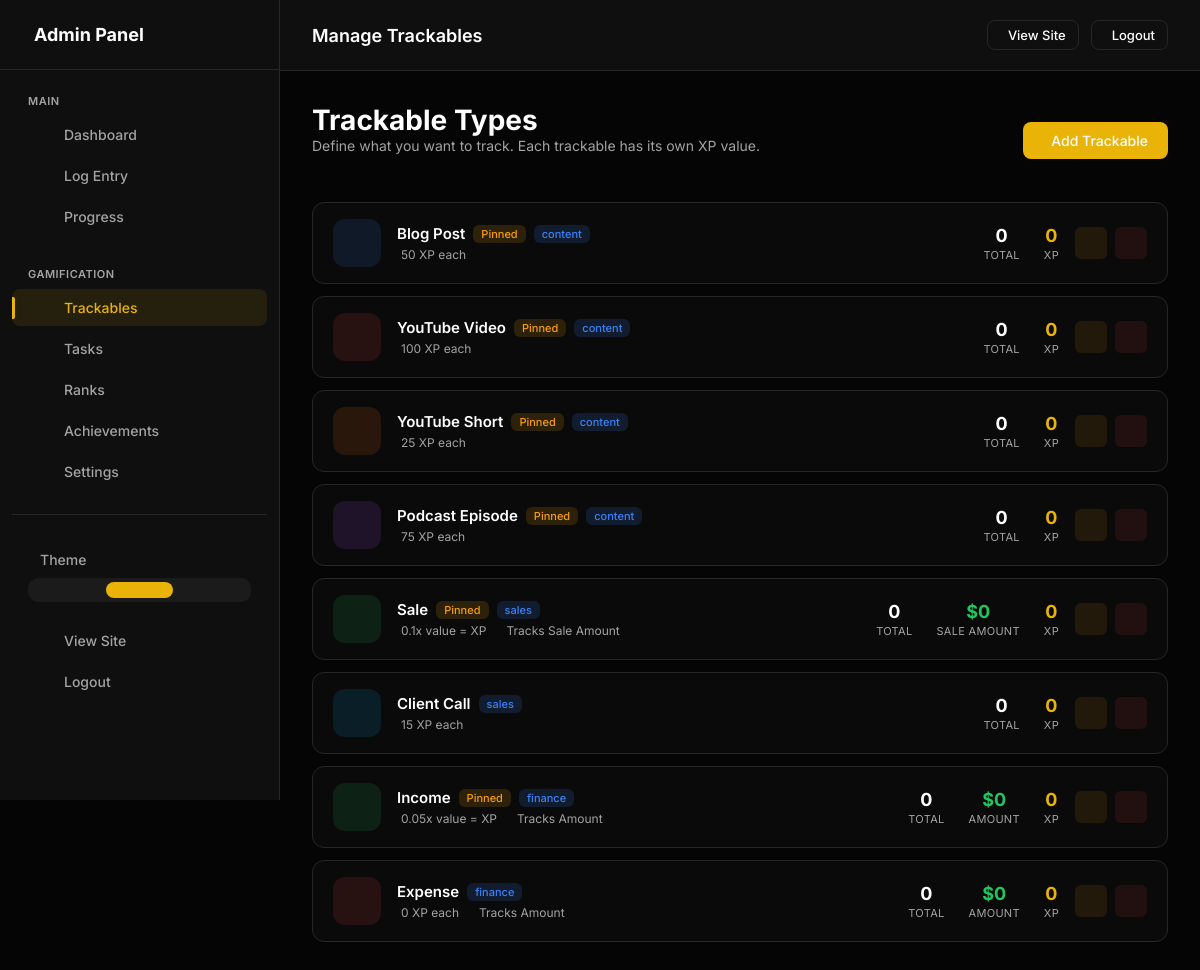
The app's page /admin/trackables (signed in) with its own data.
### models.py (models this page shows, shortened)
class UserSettings(db.Model):
    __tablename__ = 'user_settings'
    id = db.Column(db.Integer, primary_key=True)
    user_id = db.Column(db.Integer, db.ForeignKey('users.id'), nullable=False, unique=True, index=True)
    accent_color = db.Column(db.String(20), default='#e90e0e')
    points_name = db.Column(db.String(20), default='XP')  # "XP", "Points", "Coins", etc.
    points_icon = db.Column(db.String(50), default='ph-lightning')
    daily_xp_goal = db.Column(db.Integer, default=50)
    perfect_day_bonus = db.Column(db.Integer, default=50)
    perfect_week_bonus = db.Column(db.Integer, default=500)
    streak_bonus_per_day = db.Column(db.Integer, default=5)  # Extra XP per streak day
    show_xp_animations = db.Column(db.Boolean, default=True)
    dark_mode = db.Column(db.Boolean, default=True)
    compact_view = db.Column(db.Boolean, default=False)
    show_dashboard_header = db.Column(db.Boolean, default=True)
    enable_youtube_sync = db.Column(db.Boolean, default=False)
    created_at = db.Column(db.DateTime, default=datetime.utcnow)
    updated_at = db.Column(db.DateTime, default=datetime.utcnow, onupdate=datetime.utcnow)

class TrackableType(db.Model):
    __tablename__ = 'trackable_types'
    id = db.Column(db.Integer, primary_key=True)
    user_id = db.Column(db.Integer, db.ForeignKey('users.id'), nullable=False, index=True)
    name = db.Column(db.String(100), nullable=False)  # "Blog Post", "YouTube Short", "Sale", etc.
    slug = db.Column(db.String(100), nullable=False)  # "blog_post", "youtube_short", "sale"
    description = db.Column(db.String(500))
    category = db.Column(db.String(50), default='content')  # 'content', 'task', 'metric', 'sales', 'finance'
    xp_per_unit = db.Column(db.Integer, default=10)  # Base XP earned per item
    xp_mode = db.Column(db.String(20), default='fixed')  # 'fixed', 'value_based', 'tiered'
    xp_multiplier = db.Column(db.Float, default=1.0)
    tiers_config = db.Column(db.Text)  # JSON: [{"name": "Bronze", "min": 0, "xp": 10}, {"name": "Silver", "min": 100, "xp": 50}]
    track_value = db.Column(db.Boolean, default=False)  # Track monetary/numeric value?
    value_label = db.Column(db.String(50), default='Value')  # "Price", "Amount", "Revenue", etc.
    value_prefix = db.Column(db.String(10), default='$')  # Currency symbol or unit
    value_suffix = db.Column(db.String(10), default='')  # e.g., "hrs", "units"
    icon = db.Column(db.String(50), default='ph-star')  # Phosphor icon name
    color = db.Column(db.String(20), default='#0ea5e9')  # Hex color
    emoji = db.Column(db.String(10))  # Optional emoji
    is_countable = db.Column(db.Boolean, default=True)  # Can you count multiple?
    track_duration = db.Column(db.Boolean, default=False)  # Track time/duration?
    track_views = db.Column(db.Boolean, default=False)  # Track views?
    allows_negative = db.Column(db.Boolean, default=False)  # Allow negative values (for expenses)?
    daily_goal = db.Column(db.Integer, default=0)  # Daily target (0 = no goal)
    weekly_goal = db.Column(db.Integer, default=0)  # Weekly target
    monthly_goal = db.Column(db.Integer, default=0)  # Monthly target
    value_goal = db.Column(db.Float, default=0)  # Value-based goal (e.g., $1000 in sales)
    display_order = db.Column(db.Integer, default=0)
    is_active = db.Column(db.Boolean, default=True)
    is_pinned = db.Column(db.Boolean, default=False)  # Show on dashboard
    created_at = db.Column(db.DateTime, default=datetime.utcnow)
    updated_at = db.Column(db.DateTime, default=datetime.utcnow, onupdate=datetime.utcnow)
    entries = db.relationship('TrackableEntry', backref='trackable_type', lazy=True, cascade='all, delete-orphan')
    def get_total_count(self):
        return sum(e.count for e in self.entries)
    def get_total_value(self):
        return sum(e.value or 0 for e in self.entries)
    def get_total_xp(self):
        return sum(e.get_xp() for e in self.entries)

### app.py (the view)
    @app.route('/admin/trackables')
    @admin_required
    def admin_trackables():
        trackables = TrackableType.query.filter_by(
            user_id=current_user.id
        ).order_by(TrackableType.display_order).all()
        return render_template('admin/trackables.html', trackables=trackables)

### templates/admin/trackables.html (shortened to what this page needs)
{% extends "admin/base.html" %}
{% block page_title %}Manage Trackables{% endblock %}
{% block content %}
<div class="page-header">
    <div>
        <h1 class="page-title">Trackable Types</h1>
        <p class="page-intro">Define what you want to track. Each trackable has its own {{ points_name }} value.</p>
    </div>
    <div class="page-actions">
        <a href="{{ url_for('admin_trackable_add') }}" class="btn btn-primary">
             Add Trackable
        </a>
    </div>
</div>
{% if trackables %}
<div class="trackables-list">
    {% for trackable in trackables %}
    <div class="trackable-row {% if not trackable.is_active %}inactive{% endif %}">
        <div class="trackable-icon-box" style="background: {{ trackable.color }}20; color: {{ trackable.color }}">
        </div>
        <div class="trackable-info">
            <div class="trackable-name">
                {{ trackable.name }}
                {% if trackable.is_pinned %}
                <span class="badge badge-pinned"> Pinned</span>
                {% endif %}
                <span class="badge badge-category">{{ trackable.category }}</span>
            </div>
            <div class="trackable-meta">
                {% if trackable.xp_mode == 'value_based' %}
                <span> {{ trackable.xp_multiplier }}x value = XP</span>
                {% else %}
                <span> {{ trackable.xp_per_unit }} {{ points_name }} each</span>
                {% endif %}
                {% if trackable.track_value %}
                <span> Tracks {{ trackable.value_label }}</span>
                {% endif %}
            </div>
        </div>
        <div class="trackable-stats">
            <div class="stat-item">
                <div class="stat-item-value">{{ trackable.get_total_count() }}</div>
                <div class="stat-item-label">Total</div>
            </div>
            {% if trackable.track_value %}
            <div class="stat-item">
                <div class="stat-item-value" style="color: #22c55e">{{ trackable.value_prefix }}{{
                    trackable.get_total_value()|format_number }}</div>
                <div class="stat-item-label">{{ trackable.value_label }}</div>
            </div>
            {% endif %}
            <div class="stat-item">
                <div class="stat-item-value" style="color: var(--accent)">{{ trackable.get_total_xp()|format_number }}
                </div>
                <div class="stat-item-label">{{ points_name }}</div>
            </div>
        </div>
        <div class="trackable-actions">
            <a href="{{ url_for('admin_trackable_edit', id=trackable.id) }}" class="action-btn edit" title="Edit">
            </a>
            <form action="{{ url_for('admin_trackable_delete', id=trackable.id) }}" method="post"
                onsubmit="return confirmDelete(this, 'Trackable')" style="display: inline;">
                <button type="submit" class="action-btn delete" title="Delete">
                </button>
            </form>
        </div>
    </div>
    {% endfor %}
</div>
{% endif %}
{% endblock %}

### templates/admin/base.html (shortened to what this page needs)
<!DOCTYPE html>
<html lang="en">
<head>
</head>
<body>
    {% if current_user.is_authenticated %}
    <div class="admin-layout">
        <aside class="admin-sidebar" id="adminSidebar">
            <div class="sidebar-header">
                <h2> Admin Panel</h2>
            </div>
            <nav class="sidebar-nav">
                <div class="nav-group">
                    <div class="nav-group-label">Main</div>
                    <a href="{{ url_for('admin_dashboard') }}" class="nav-item" data-route="dashboard"><span>Dashboard</span></a>
                    <a href="{{ url_for('admin_log_entry') }}" class="nav-item" data-route="log"><span>Log Entry</span></a>
                    <a href="{{ url_for('admin_progress') }}" class="nav-item" data-route="progress"><span>Progress</span></a>
                </div>
                <div class="nav-group">
                    <div class="nav-group-label">Gamification</div>
                    <a href="{{ url_for('admin_trackables') }}" class="nav-item" data-route="trackable"><span>Trackables</span></a>
                    <a href="{{ url_for('admin_daily_tasks') }}" class="nav-item" data-route="daily-task"><span>Tasks</span></a>
                    <a href="{{ url_for('admin_ranks') }}" class="nav-item" data-route="ranks"><span>Ranks</span></a>
                    <a href="{{ url_for('admin_achievements') }}" class="nav-item" data-route="achievement"><span>Achievements</span></a>
                    <a href="{{ url_for('admin_settings') }}" class="nav-item" data-route="settings"><span>Settings</span></a>
                </div>
                <div class="nav-group" style="margin-top: auto; padding-top: 24px; border-top: 1px solid var(--border);">
                    <div class="theme-toggle-wrapper">
                        <div class="theme-toggle-label">
                            <span>Theme</span>
                        </div>
                        <div class="theme-toggle-options">
                            <button class="theme-option" data-theme="light" title="Light">
                            </button>
                            <button class="theme-option" data-theme="dark" title="Dark">
                            </button>
                            <button class="theme-option" data-theme="system" title="System">
                            </button>
                        </div>
                    </div>
                    <a href="{{ url_for('index') }}" class="nav-item"><span>View Site</span></a>
                    <a href="{{ url_for('admin_logout') }}" class="nav-item"><span>Logout</span></a>
                </div>
            </nav>
        </aside>
        <div class="admin-main">
            <header class="admin-header">
                <div>
                    <h1 style="font-size: 18px; font-weight: 600;">{% block page_title %}Admin Panel{% endblock %}</h1>
                </div>
                <div style="display: flex; gap: 12px; align-items: center;">
                    <a href="{{ url_for('index') }}" class="btn btn-outline btn-sm">View Site</a>
                    <a href="{{ url_for('admin_logout') }}" class="btn btn-outline btn-sm">Logout</a>
                </div>
            </header>
            <main class="admin-content">
                {% block content %}{% endblock %}
            </main>
        </div>
    </div>
    {% endif %}
</body>
</html>

### templates/admin/base.html (style rules this page uses)
:root, [data-theme="dark"] { --bg-body: #050505; --bg-card: #0f0f0f; --bg-card-hover: #141414; --border: #262626; --accent: #e90e0e; --accent-rgb: 233, 14, 14; --accent-hover: #c70202; --text-main: #ffffff; --text-muted: #a3a3a3; --font-sans: 'Inter', sans-serif; --font-mono: 'JetBrains Mono', monospace; --success: #10b981; --warning: #f59e0b; --danger: #ef4444; }
[data-theme="light"] { --bg-body: #f5f5f5; --bg-card: #ffffff; --bg-card-hover: #fafafa; --border: #e5e5e5; --accent: #dc2626; --accent-hover: #b91c1c; --text-main: #171717; --text-muted: #737373; }
@media (prefers-color-scheme: light) { [data-theme="system"] { --bg-body: #f5f5f5; --bg-card: #ffffff; --bg-card-hover: #fafafa; --border: #e5e5e5; --accent: #dc2626; --accent-hover: #b91c1c; --text-main: #171717; --text-muted: #737373; } }
* { margin: 0; padding: 0; box-sizing: border-box; }
body { background-color: var(--bg-body); color: var(--text-main); font-family: var(--font-sans); overflow-x: hidden; -webkit-font-smoothing: antialiased; min-height: 100vh; }
a { text-decoration: none; color: inherit; transition: 0.3s; }
button { border: none; background: none; cursor: pointer; font-family: inherit; }
.admin-layout { display: flex; min-height: 100vh; }
.admin-sidebar { width: 280px; background: var(--bg-card); border-right: 1px solid var(--border); position: fixed; left: 0; top: 0; height: 100vh; overflow-y: auto; transition: transform 0.3s ease; z-index: 100; }
.sidebar-header { padding: 24px; border-bottom: 1px solid var(--border); display: flex; align-items: center; gap: 12px; }
.sidebar-header h2 { font-size: 18px; font-weight: 700; display: flex; align-items: center; gap: 10px; }
.sidebar-nav { padding: 16px 12px; }
.nav-group { margin-bottom: 24px; }
.nav-group-label { font-size: 11px; text-transform: uppercase; letter-spacing: 0.5px; color: var(--text-muted); padding: 8px 16px; font-weight: 600; }
.nav-item { display: flex; align-items: center; gap: 12px; padding: 10px 16px; border-radius: 8px; color: var(--text-muted); transition: all 0.2s; margin-bottom: 4px; font-size: 14px; font-weight: 500; position: relative; }
.nav-item.active { background: rgba(var(--accent-rgb), 0.1); color: var(--accent); }
.nav-item.active::before { content: ''; position: absolute; left: 0; top: 50%; transform: translateY(-50%); width: 3px; height: 60%; background: var(--accent); border-radius: 0 2px 2px 0; }
.theme-toggle-wrapper { padding: 12px 16px; margin-bottom: 8px; }
.theme-toggle-label { display: flex; align-items: center; gap: 12px; font-size: 14px; font-weight: 500; color: var(--text-muted); margin-bottom: 10px; }
.theme-toggle-options { display: flex; gap: 6px; background: rgba(255,255,255,0.05); padding: 4px; border-radius: 10px; }
.theme-option { flex: 1; padding: 8px; border: none; background: transparent; color: var(--text-muted); border-radius: 8px; cursor: pointer; transition: all 0.2s; display: flex; align-items: center; justify-content: center; font-size: 18px; }
.theme-option.active { background: var(--accent); color: #fff; }
.admin-main { flex: 1; margin-left: 280px; min-height: 100vh; position: relative; z-index: 1; overflow-x: hidden; max-width: calc(100vw - 280px); }
.admin-header { background: var(--bg-card); border-bottom: 1px solid var(--border); padding: 20px 32px; position: sticky; top: 0; z-index: 90; display: flex; justify-content: space-between; align-items: center; }
.admin-content { padding: 32px; overflow-x: hidden; max-width: 100%; box-sizing: border-box; }
.page-header { display: flex; justify-content: space-between; align-items: center; margin-bottom: 24px; flex-wrap: wrap; gap: 16px; }
.page-title { font-size: 28px; font-weight: 700; }
.page-actions { display: flex; gap: 12px; align-items: center; }
.action-btn { width: 32px; height: 32px; border-radius: 6px; display: flex; align-items: center; justify-content: center; transition: all 0.2s; cursor: pointer; border: 1px solid transparent; }
.action-btn.edit { background: rgba(245,158,11,0.1); color: #f59e0b; }
.action-btn.delete { background: rgba(239,68,68,0.1); color: #ef4444; }
.btn { padding: 10px 20px; border-radius: 8px; font-size: 14px; font-weight: 500; transition: all 0.3s ease; display: inline-flex; align-items: center; gap: 8px; cursor: pointer; border: none; }
.btn-primary { background: var(--accent); color: #fff; }
.btn-outline { border: 1px solid var(--border); color: var(--text-main); background: transparent; }
.btn-sm { padding: 6px 12px; font-size: 13px; }

### records on screen
UserSettings: points_name "XP"
TrackableType: name "Blog Post", is_pinned "Pinned", category "content", xp_per_unit "50", get_total_count "0", get_total_xp "0"
TrackableType: name "YouTube Video", is_pinned "Pinned", category "content", xp_per_unit "100", get_total_count "0", get_total_xp "0"
TrackableType: name "YouTube Short", is_pinned "Pinned", category "content", xp_per_unit "25", get_total_count "0", get_total_xp "0"
TrackableType: name "Podcast Episode", is_pinned "Pinned", category "content", xp_per_unit "75", get_total_count "0", get_total_xp "0"
TrackableType: name "Sale", is_pinned "Pinned", category "sales", xp_multiplier "0.1", value_label "Sale Amount", get_total_count "0", value_prefix "$", get_total_value "0", value_label "SALE AMOUNT", get_total_xp "0"
TrackableType: name "Client Call", category "sales", xp_per_unit "15", get_total_count "0", get_total_xp "0"
TrackableType: name "Income", is_pinned "Pinned", category "finance", xp_multiplier "0.05", value_label "Amount", get_total_count "0", value_prefix "$", get_total_value "0", value_label "AMOUNT", get_total_xp "0"
TrackableType: name "Expense", category "finance", xp_per_unit "0", value_label "Amount", get_total_count "0", value_prefix "$", get_total_value "0", value_label "AMOUNT", get_total_xp "0"
